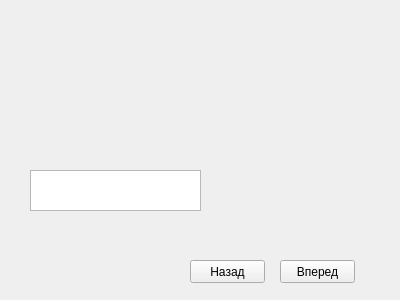
<?xml version="1.0" encoding="UTF-8"?>
<ui version="4.0">
 <class>Form</class>
 <widget class="QWidget" name="Form">
  <property name="geometry">
   <rect>
    <x>0</x>
    <y>0</y>
    <width>400</width>
    <height>300</height>
   </rect>
  </property>
  <property name="windowTitle">
   <string>Form</string>
  </property>
  <widget class="QLabel" name="q_label">
   <property name="geometry">
    <rect>
     <x>30</x>
     <y>60</y>
     <width>271</width>
     <height>91</height>
    </rect>
   </property>
   <property name="text">
    <string/>
   </property>
  </widget>
  <widget class="QLabel" name="c_label">
   <property name="geometry">
    <rect>
     <x>30</x>
     <y>10</y>
     <width>291</width>
     <height>20</height>
    </rect>
   </property>
   <property name="text">
    <string/>
   </property>
  </widget>
  <widget class="QPushButton" name="back_button">
   <property name="geometry">
    <rect>
     <x>190</x>
     <y>260</y>
     <width>75</width>
     <height>23</height>
    </rect>
   </property>
   <property name="text">
    <string>Назад</string>
   </property>
  </widget>
  <widget class="QPushButton" name="next_button">
   <property name="geometry">
    <rect>
     <x>280</x>
     <y>260</y>
     <width>75</width>
     <height>23</height>
    </rect>
   </property>
   <property name="text">
    <string>Вперед</string>
   </property>
  </widget>
  <widget class="QTextEdit" name="answer_input">
   <property name="geometry">
    <rect>
     <x>30</x>
     <y>170</y>
     <width>171</width>
     <height>41</height>
    </rect>
   </property>
   <property name="html">
    <string>&lt;!DOCTYPE HTML PUBLIC &quot;-//W3C//DTD HTML 4.0//EN&quot; &quot;http://www.w3.org/TR/REC-html40/strict.dtd&quot;&gt;
&lt;html&gt;&lt;head&gt;&lt;meta name=&quot;qrichtext&quot; content=&quot;1&quot; /&gt;&lt;style type=&quot;text/css&quot;&gt;
p, li { white-space: pre-wrap; }
&lt;/style&gt;&lt;/head&gt;&lt;body style=&quot; font-family:'MS Shell Dlg 2'; font-size:8.25pt; font-weight:400; font-style:normal;&quot;&gt;
&lt;p style=&quot;-qt-paragraph-type:empty; margin-top:0px; margin-bottom:0px; margin-left:0px; margin-right:0px; -qt-block-indent:0; text-indent:0px;&quot;&gt;&lt;br /&gt;&lt;/p&gt;&lt;/body&gt;&lt;/html&gt;</string>
   </property>
  </widget>
  <widget class="QLabel" name="count_label">
   <property name="geometry">
    <rect>
     <x>330</x>
     <y>10</y>
     <width>61</width>
     <height>21</height>
    </rect>
   </property>
   <property name="text">
    <string/>
   </property>
  </widget>
 </widget>
 <resources/>
 <connections/>
</ui>
